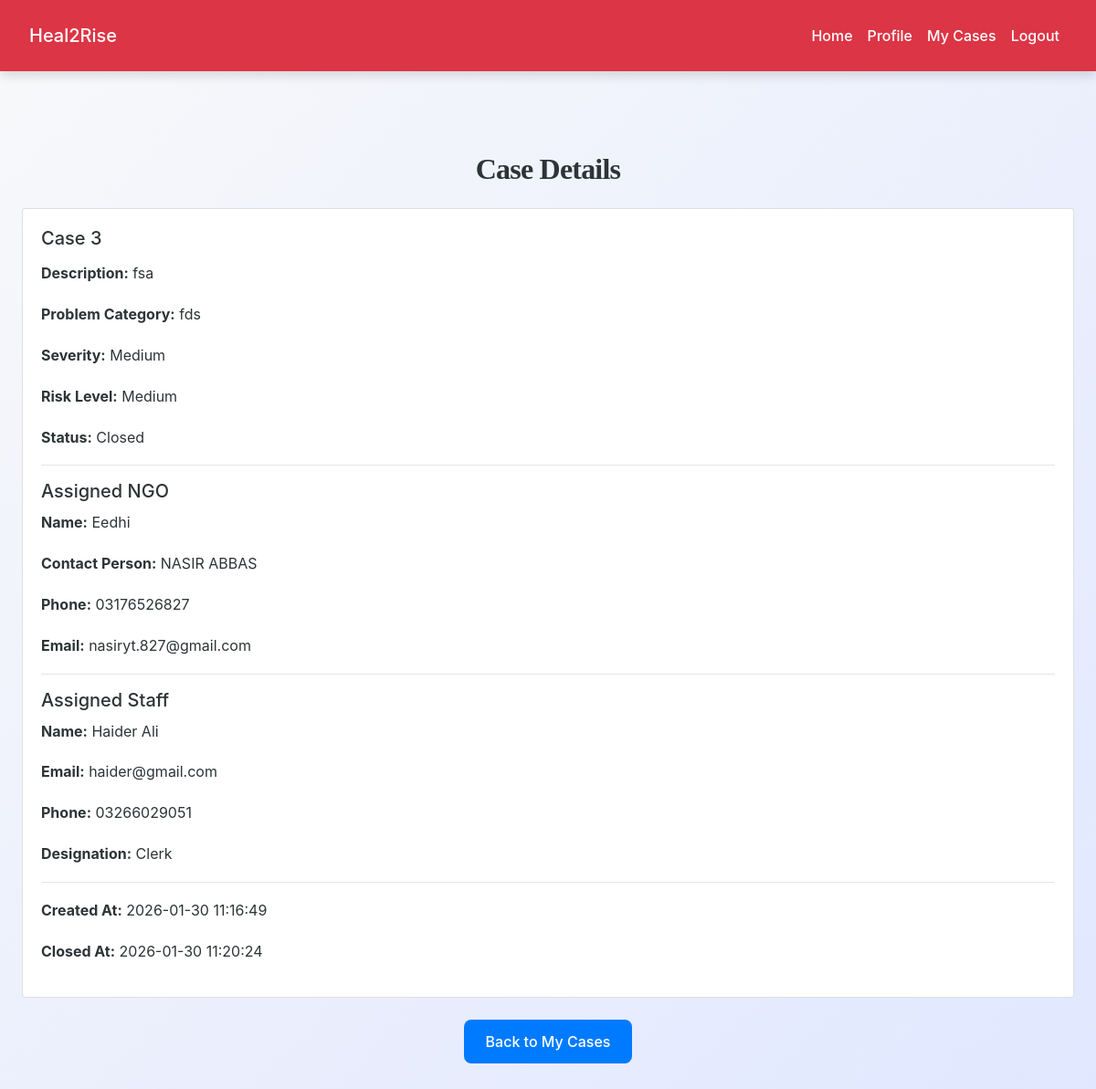
The page /user/view_case_details.php?id=2 (signed in) on the database its author committed.
### tables this page shows
CREATE TABLE `cases` (
  `id` int(11) NOT NULL,
  `case_title` varchar(255) NOT NULL,
  `description` text NOT NULL,
  `user_id` int(11) NOT NULL,
  `assigned_ngo_id` int(11) NOT NULL,
  `assigned_staff_id` int(11) DEFAULT NULL,
  `status` enum('pending','approved','rejected','closed') NOT NULL DEFAULT 'pending',
  `problem_category` text DEFAULT NULL,
  `severity` varchar(50) DEFAULT NULL,
  `risk_level` varchar(50) DEFAULT NULL,
  `created_at` datetime DEFAULT current_timestamp(),
  `closed_at` datetime DEFAULT NULL
);

CREATE TABLE `ngos` (
  `id` int(11) NOT NULL,
  `ngo_name` varchar(200) NOT NULL,
  `registration_number` varchar(100) DEFAULT NULL,
  `address` text DEFAULT NULL,
  `contact_person` varchar(100) DEFAULT NULL,
  `phone` varchar(20) DEFAULT NULL,
  `email` varchar(100) NOT NULL,
  `password` varchar(255) NOT NULL,
  `service_areas` text DEFAULT NULL,
  `capacity` int(11) DEFAULT 50,
  `status` enum('verified','pending','blocked') DEFAULT 'pending',
  `created_at` datetime DEFAULT current_timestamp()
);

CREATE TABLE `ngo_staff` (
  `id` int(11) NOT NULL,
  `ngo_id` int(11) NOT NULL,
  `full_name` varchar(100) NOT NULL,
  `email` varchar(100) NOT NULL,
  `phone` varchar(20) DEFAULT NULL,
  `password_hash` varchar(255) NOT NULL,
  `designation` varchar(50) NOT NULL,
  `qualification` text DEFAULT NULL,
  `experience_years` int(11) DEFAULT 0,
  `status` enum('active','inactive') DEFAULT 'active',
  `created_at` datetime DEFAULT current_timestamp()
);

### user/view_case_details.php (the view, shortened to what this page needs)
<?php
include('config.php');
$user_id = $_SESSION["id"];
$case_id = intval($_GET['id']);
$stmt = $conn->prepare("
    SELECT
        c.*,
        n.ngo_name, n.contact_person, n.phone AS ngo_phone, n.email AS ngo_email,
        s.full_name AS staff_name, s.email AS staff_email, s.phone AS staff_phone, s.designation AS staff_designation
    FROM cases c
    JOIN ngos n ON c.assigned_ngo_id = n.id
    LEFT JOIN ngo_staff s ON c.assigned_staff_id = s.id
    WHERE c.id=? AND c.user_id=?
");
$stmt->bind_param("ii", $case_id, $user_id);
$stmt->execute();
$result = $stmt->get_result();
$case = $result->fetch_assoc();
?>
<!DOCTYPE html>
<html lang="en">
<head>
    <link rel="stylesheet" href="https://cdn.jsdelivr.net/npm/bootstrap@4.6.2/dist/css/bootstrap.min.css">
    <link rel="stylesheet" href="../css/style.css">
</head>
<body>
<?php include('navbar.php'); ?>
<div class="container py-5">
    <h2 class="mb-4 text-center">Case Details</h2>
    <div class="card mb-4">
        <div class="card-body">
            <h5 class="card-title"><?= htmlspecialchars($case['case_title']) ?></h5>
            <p><strong>Description:</strong> <?= nl2br(htmlspecialchars($case['description'])) ?></p>
            <p><strong>Problem Category:</strong> <?= htmlspecialchars($case['problem_category']) ?></p>
            <p><strong>Severity:</strong> <?= htmlspecialchars($case['severity']) ?></p>
            <p><strong>Risk Level:</strong> <?= htmlspecialchars($case['risk_level']) ?></p>
            <p><strong>Status:</strong> <?= ucfirst($case['status']) ?></p>
            <hr>
            <h5>Assigned NGO</h5>
            <p><strong>Name:</strong> <?= htmlspecialchars($case['ngo_name']) ?></p>
            <p><strong>Contact Person:</strong> <?= htmlspecialchars($case['contact_person']) ?></p>
            <p><strong>Phone:</strong> <?= htmlspecialchars($case['ngo_phone']) ?></p>
            <p><strong>Email:</strong> <?= htmlspecialchars($case['ngo_email']) ?></p>
            <?php if ($case['staff_name']): ?>
                <hr>
                <h5>Assigned Staff</h5>
                <p><strong>Name:</strong> <?= htmlspecialchars($case['staff_name']) ?></p>
                <p><strong>Email:</strong> <?= htmlspecialchars($case['staff_email']) ?></p>
                <p><strong>Phone:</strong> <?= htmlspecialchars($case['staff_phone']) ?></p>
                <p><strong>Designation:</strong> <?= htmlspecialchars($case['staff_designation']) ?></p>
            <?php else: ?>
                <p><em>No staff assigned yet.</em></p>
            <?php endif; ?>
            <hr>
            <p><strong>Created At:</strong> <?= $case['created_at'] ?></p>
            <p><strong>Closed At:</strong> <?= $case['closed_at'] ?? 'N/A' ?></p>
        </div>
    </div>
    <div class="text-center">
        <a href="view_cases.php" class="btn btn-primary">Back to My Cases</a>
    </div>
</div>
</body>
</html>

### css/style.css (style rules this page uses)
:root { --primary: #007bff; --secondary: #6c757d; --success: #28a745; --info: #17a2b8; --warning: #ffc107; --danger: #dc3545; --light: #f8f9fa; --dark: #2d3436; --accent: #ff6f61; --highlight: #6f42c1; --shadow: rgba(0, 0, 0, 0.15); --transition: all 0.3s ease-in-out; }
body { font-family: 'Inter', 'Segoe UI', Tahoma, Geneva, Verdana, sans-serif; background: linear-gradient(135deg, var(--light) 0%, #e0e7ff 100%); color: var(--dark); line-height: 1.8; margin: 0; padding: 0; min-height: 100vh; font-size: 16px; }
h1, h2, h3, h4 { text-align: center; margin: 2.5rem 0; font-family: 'Georgia', 'Times New Roman', serif; color: var(--dark); font-weight: 700; letter-spacing: -0.025em; }
h2 { font-size: 2rem; }
.container { max-width: 1200px; margin: 0 auto 3rem; padding: 0 1.5rem; }
.btn-primary { background-color: var(--primary); color: #fff; border: none; border-radius: 8px; padding: 0.75rem 1.5rem; font-size: 1rem; font-weight: 500; cursor: pointer; transition: var(--transition); display: inline-flex; align-items: center; justify-content: center; }
a { color: var(--primary); text-decoration: none; font-weight: 500; transition: var(--transition); }

### rows shown on the page
cases: case_title "Case 3", description "fsa", problem_category "fds", severity "Medium", risk_level "Medium", status "Closed", assigned_ngo.ngo_name "Eedhi", assigned_ngo.contact_person "NASIR ABBAS", assigned_ngo.phone "03176526827", assigned_ngo.email "nasiryt.827@gmail.com", ngo_staff.full_name "Haider Ali", ngo_staff.email "haider@gmail.com", ngo_staff.phone "03266029051", ngo_staff.designation "Clerk", created_at "2026-01-30 11:16:49", closed_at "2026-01-30 11:20:24"
